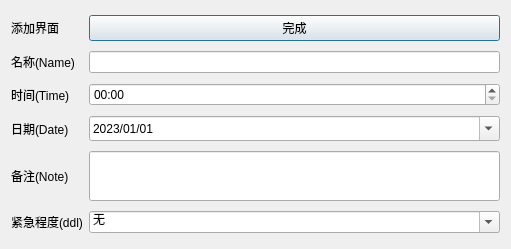
<?xml version="1.0" encoding="UTF-8"?>
<ui version="4.0">
 <class>Addnew</class>
 <widget class="QDialog" name="Addnew">
  <property name="geometry">
   <rect>
    <x>0</x>
    <y>0</y>
    <width>511</width>
    <height>249</height>
   </rect>
  </property>
  <property name="windowTitle">
   <string>添加</string>
  </property>
  <layout class="QGridLayout" name="gridLayout">
   <item row="4" column="2">
    <widget class="QLineEdit" name="LineEdit">
     <property name="minimumSize">
      <size>
       <width>0</width>
       <height>50</height>
      </size>
     </property>
    </widget>
   </item>
   <item row="1" column="2">
    <widget class="QLineEdit" name="nameLineEdit"/>
   </item>
   <item row="2" column="0">
    <widget class="QLabel" name="timeLabel">
     <property name="minimumSize">
      <size>
       <width>0</width>
       <height>23</height>
      </size>
     </property>
     <property name="text">
      <string>时间(Time)</string>
     </property>
    </widget>
   </item>
   <item row="5" column="0">
    <widget class="QLabel" name="label_2">
     <property name="text">
      <string>紧急程度(ddl)</string>
     </property>
    </widget>
   </item>
   <item row="0" column="0">
    <widget class="QLabel" name="label">
     <property name="text">
      <string>添加界面</string>
     </property>
    </widget>
   </item>
   <item row="3" column="0">
    <widget class="QLabel" name="dateLabel">
     <property name="minimumSize">
      <size>
       <width>0</width>
       <height>25</height>
      </size>
     </property>
     <property name="maximumSize">
      <size>
       <width>16777215</width>
       <height>25</height>
      </size>
     </property>
     <property name="text">
      <string>日期(Date)</string>
     </property>
    </widget>
   </item>
   <item row="2" column="2">
    <widget class="QTimeEdit" name="timeTimeEdit">
     <property name="dateTime">
      <datetime>
       <hour>0</hour>
       <minute>0</minute>
       <second>0</second>
       <year>2023</year>
       <month>1</month>
       <day>1</day>
      </datetime>
     </property>
     <property name="currentSection">
      <enum>QDateTimeEdit::HourSection</enum>
     </property>
     <property name="displayFormat">
      <string>HH:mm</string>
     </property>
     <property name="calendarPopup">
      <bool>true</bool>
     </property>
    </widget>
   </item>
   <item row="5" column="2">
    <widget class="QComboBox" name="comboBox">
     <property name="editable">
      <bool>true</bool>
     </property>
     <item>
      <property name="text">
       <string>无</string>
      </property>
     </item>
     <item>
      <property name="text">
       <string>比较重要</string>
      </property>
     </item>
     <item>
      <property name="text">
       <string>重要</string>
      </property>
     </item>
     <item>
      <property name="text">
       <string>非常重要</string>
      </property>
     </item>
     <item>
      <property name="text">
       <string>紧迫</string>
      </property>
     </item>
    </widget>
   </item>
   <item row="1" column="0">
    <widget class="QLabel" name="nameLabel">
     <property name="text">
      <string>名称(Name)</string>
     </property>
    </widget>
   </item>
   <item row="4" column="0">
    <widget class="QLabel" name="Label">
     <property name="minimumSize">
      <size>
       <width>0</width>
       <height>50</height>
      </size>
     </property>
     <property name="text">
      <string>备注(Note)</string>
     </property>
    </widget>
   </item>
   <item row="3" column="2">
    <widget class="QDateEdit" name="dateDateEdit">
     <property name="minimumSize">
      <size>
       <width>0</width>
       <height>25</height>
      </size>
     </property>
     <property name="maximumSize">
      <size>
       <width>16777215</width>
       <height>25</height>
      </size>
     </property>
     <property name="dateTime">
      <datetime>
       <hour>0</hour>
       <minute>0</minute>
       <second>0</second>
       <year>2023</year>
       <month>1</month>
       <day>1</day>
      </datetime>
     </property>
     <property name="displayFormat">
      <string>yyyy/0M/0d</string>
     </property>
     <property name="calendarPopup">
      <bool>true</bool>
     </property>
    </widget>
   </item>
   <item row="0" column="2">
    <widget class="QPushButton" name="pushButton">
     <property name="text">
      <string>完成</string>
     </property>
    </widget>
   </item>
  </layout>
 </widget>
 <resources/>
 <connections/>
</ui>
